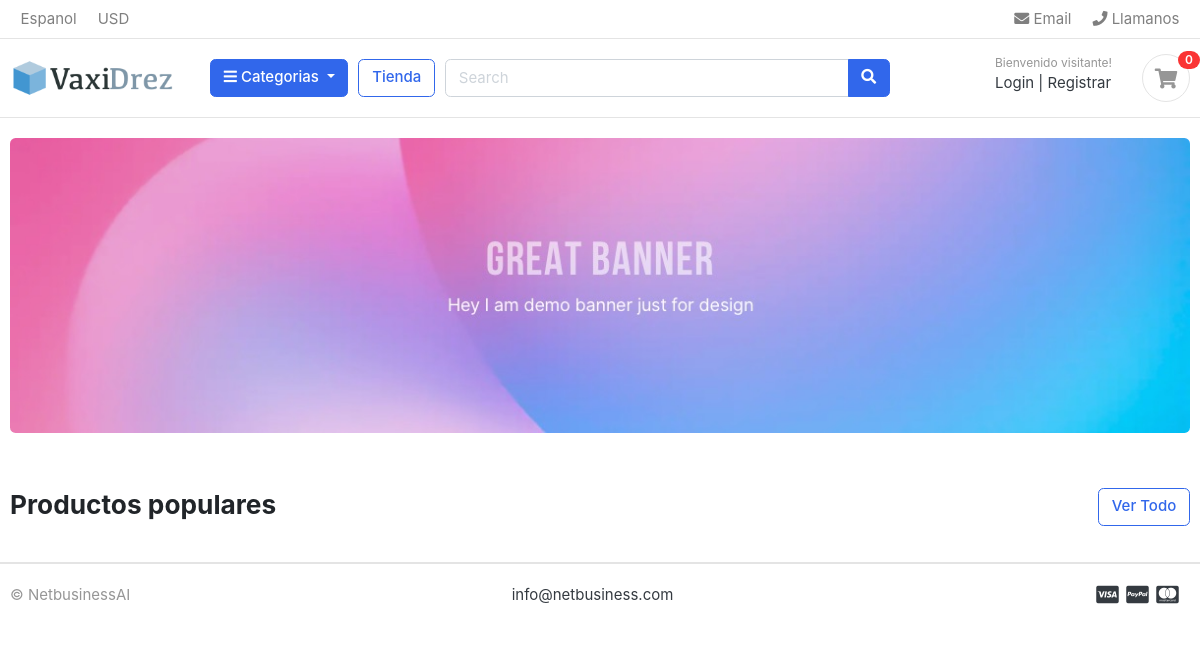
Before: / with the older database file.
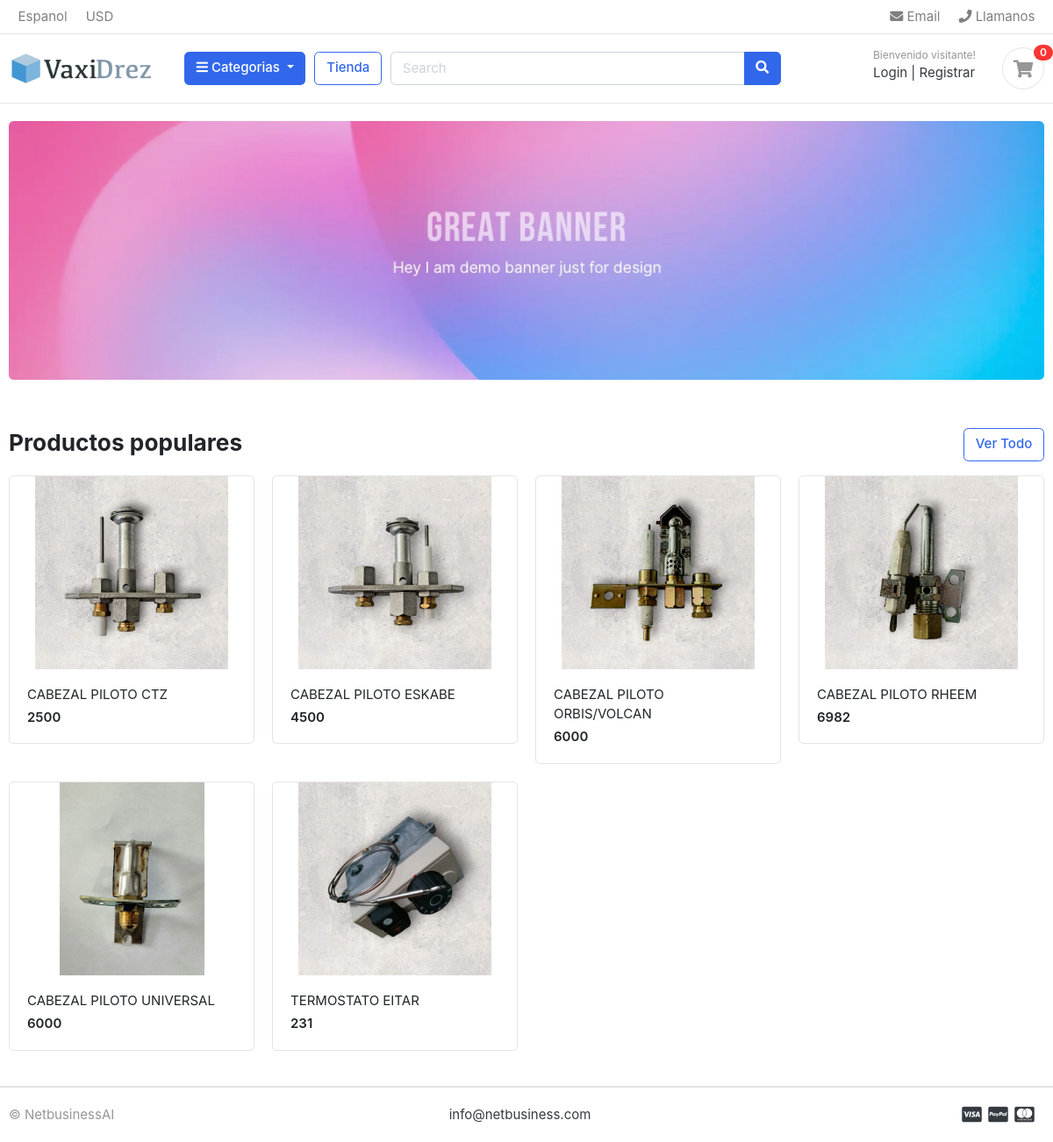
After: the same page with the newer database file.
### store/models.py (models this page shows, shortened)
class Product(models.Model):
    product_name = models.CharField(max_length=200, unique=True)
    slug =  models.CharField(max_length=200, unique=True)
    descripcion = models.CharField(max_length=500)
    imagen = models.ImageField(upload_to='product_images/')
    price = models.IntegerField()
    stock = models.IntegerField()
    is_available = models.BooleanField()
    category = models.ForeignKey(Category, on_delete=models.CASCADE)
    created_date = models.DateTimeField(auto_now_add=True)
    modified_date = models.DateTimeField(auto_now=True)

### ecommerce/views.py (the view)
# urls.py: 2. Add a URL to urlpatterns:  path('', views.home, name='home')
def home(request):
    products = Product.objects.all().filter(is_available=True)
    context = {
        'products': products,
    }
    return render(request, 'home.html', context)

### category/context_processors.py (called while the page is built)
def menu_links(request):
    links = Category.objects.all()
    return dict(links=links)

### category/models.py (called while the page is built)
    def get_url(self):
        return reverse('products_by_category',args=[self.slug])

### templates/home.html (shortened to what this page needs)
{% extends 'base.html' %}
{% load static %}
{% block content %}
<section class="section-intro padding-y-sm">
<div class="container">
<div class="intro-banner-wrap">
	<img src="{% static 'images/banners/1.jpg' %}" class="img-fluid rounded">
</div>
</div>
</section>
<section class="section-name padding-y-sm">
<div class="container">
<header class="section-heading">
	<a href="./store.html" class="btn btn-outline-primary float-right">Ver Todo</a>
	<h3 class="section-title">Productos populares</h3>
</header>
	<div class="row">
		{% for product in products %}
		  <div class="col-md-3">
			<div class="card card-product-grid">
			  <a href="./product-detail.html" class="img-wrap"><img src="{{ product.imagen.url }}">
			  </a>
			  <figcaption class="info-wrap">
				<a href="./product-detail.html" class="title">{{ product.product_name }}</a>
				<div class="price mt-1">{{ product.price }}</div>
			  </figcaption>
			</div>
		  </div>
		{% endfor %}
	  </div>
</div>
</section>
{% endblock %}

### templates/base.html (shortened to what this page needs)
{% load static %}
<!DOCTYPE HTML>
<html lang="en">
<head>
<link href="{% static 'css/bootstrap.css' %}" rel="stylesheet" type="text/css"/>
<link href="{%static 'fonts/fontawesome/css/all.min.css' %}" type="text/css" rel="stylesheet">
<link href="{%static 'css/ui.css' %}" rel="stylesheet" type="text/css"/>
<link href="{%static 'css/responsive.css' %}" rel="stylesheet" media="only screen and (max-width: 1200px)" />
<link rel="stylesheet" href="https://cdnjs.cloudflare.com/ajax/libs/font-awesome/5.15.4/css/all.min.css" />
</head>
<body>
{% include 'includes/navbar.html' %}
    {% block content %}
    {% endblock %}
{% include 'includes/footer.html' %}

### templates/includes/navbar.html (shortened to what this page needs)
{% load static %}
<header class="section-header">
    <nav class="navbar p-md-0 navbar-expand-sm navbar-light border-bottom">
    <div class="container">
      <div class="collapse navbar-collapse" id="navbarTop4">
        <ul class="navbar-nav mr-auto">
            <li class="nav-item dropdown">
                 <a href="#" class="nav-link">   Espanol </a>
            </li>
            <li class="nav-item dropdown">
                <a href="#" class="nav-link"> USD </a>
            </li>
        </ul>
        <ul class="navbar-nav">
            <li><a href="#" class="nav-link"> <i class="fa fa-envelope"></i> Email </a></li>
            <li><a href="#" class="nav-link"> <i class="fa fa-phone"></i> Llamanos</a></li>
        </ul>
      </div>
    </div>
    </nav>
    <section class="header-main border-bottom">
        <div class="container">
    <div class="row align-items-center">
        <div class="col-lg-2 col-md-3 col-6">
            <a href="./" class="brand-wrap">
                <img class="logo" src="{% static './images/logo01.png' %}">
            </a>
        </div>
        <div class="col-lg col-sm col-md col-6 flex-grow-0">
            <div class="category-wrap dropdown d-inline-block float-right">
                <button type="button" class="btn btn-primary dropdown-toggle" data-toggle="dropdown">
                    <i class="fa fa-bars"></i> Categorias
                </button>
            </div>
        </div>
        <a href="./store.html" class="btn btn-outline-primary">Tienda</a>
        <div class="col-lg  col-md-6 col-sm-12 col">
            <form action="#" class="search">
                <div class="input-group w-100">
                    <input type="text" class="form-control" style="width:60%;" placeholder="Search">
                    <div class="input-group-append">
                      <button class="btn btn-primary" type="submit">
                        <i class="fa fa-search"></i>
                      </button>
                    </div>
                </div>
            </form>
        </div>
        <div class="col-lg-3 col-sm-6 col-8 order-2 order-lg-3">
                    <div class="d-flex justify-content-end mb-3 mb-lg-0">
                        <div class="widget-header">
                            <small class="title text-muted">Bienvenido visitante!</small>
                            <div>
                                <a href="./signin.html">Login</a> <span class="dark-transp"> | </span>
                                <a href="./register.html"> Registrar</a>
                            </div>
                        </div>
                        <a href="./cart.html" class="widget-header pl-3 ml-3">
                            <div class="icon icon-sm rounded-circle border"><i class="fa fa-shopping-cart"></i></div>
                            <span class="badge badge-pill badge-danger notify">0</span>
                        </a>
                    </div>
                </div>
    </div>
        </div>
    </section>
    </header>

### templates/includes/footer.html (shortened to what this page needs)
{% load static %}
<footer class="section-footer border-top">
  <div class="container">
    <section class="footer-bottom border-top row">
      <div class="col-md-2 d-flex align-items-center">
        <p class="text-muted mb-0">&copy; NetbusinessAI</p>
      </div>
      <div class="col-md-8 d-flex justify-content-center align-items-center">
        <span class="px-2">info@netbusiness.com</span>
      </div>
      <div class="col-md-2 d-flex justify-content-end align-items-center">
        <i class="fab fa-lg fa-cc-visa mx-1"></i>
	   <i class="fab fa-lg fa-cc-paypal mx-1"></i>
        <i class="fab fa-lg fa-cc-mastercard mx-1"></i>
      </div>
    </section>
  </div>
</footer>

### static/css/ui.css (style rules this page uses)
html { font-family: "Inter", sans-serif; font-size: 15px; }
.img-wrap { text-align: center; display: block; }
.img-wrap img { max-width: 100%; }
.icon-xs, .icon-sm, .icon-md, .icon-lg { display: inline-block; text-align: center; flex-shrink: 0; flex-grow: 0; }
.icon-sm { width: 48px; height: 48px; line-height: 48px !important; font-size: 20px; }
.padding-y-sm { padding-top: 20px; padding-bottom: 20px; }
.section-heading { margin-bottom: 20px; margin-top: 15px; }
.section-title { color: #212529; }
p:last-child { margin-bottom: 0; }
.header-main { position: relative; padding-top: 1rem; padding-bottom: 1rem; }
.brand-wrap .logo, .navbar-brand .logo { margin-right: 7px; max-height: 42px; display: inline-block; }
.widget-header { display: inline-block; vertical-align: middle; position: relative; }
.widget-header a { color: #343a40; }
.widget-header i { color: #969696; }
.widget-header .title { display: block; }
.widget-header .notify { position: absolute; top: -3px; right: -10px; }
.footer-bottom { padding-top: 20px; padding-bottom: 20px; }
[class*=card-product] a.title { color: #212529; display: block; }
[class*=card-product] .img-wrap { overflow: hidden; position: relative; }
[class*=card-product] .img-wrap img { height: 100%; max-width: 100%; width: auto; display: inline-block; -o-object-fit: cover; object-fit: cover; }
.card-product-grid { margin-bottom: 20px; }
.card-product-grid .img-wrap { border-radius: 0.2rem 0.2rem 0 0; height: 220px; }
.card-product-grid .info-wrap { overflow: hidden; padding: 18px 20px; }
.card .img-wrap { overflow: hidden; }
.notify { position: absolute; top: -4px; right: -10px; display: inline-block; padding: 0.25em 0.6em; font-size: 12px; line-height: 1; text-align: center; border-radius: 3rem; color: #fff; background-color: #fa3434; }
.price { font-weight: 600; color: #212529; }

Changed rows visible on the page:
added Product: imagen (picture), product_name "CABEZAL PILOTO CTZ", price "2500"
added Product: imagen (picture), product_name "CABEZAL PILOTO ESKABE", price "4500"
added Product: imagen (picture), product_name "CABEZAL PILOTO ORBIS/VOLCAN", price "6000"
added Product: imagen (picture), product_name "CABEZAL PILOTO RHEEM", price "6982"
added Product: imagen (picture), product_name "CABEZAL PILOTO UNIVERSAL", price "6000"
added Product: imagen (picture), product_name "TERMOSTATO EITAR", price "231"
